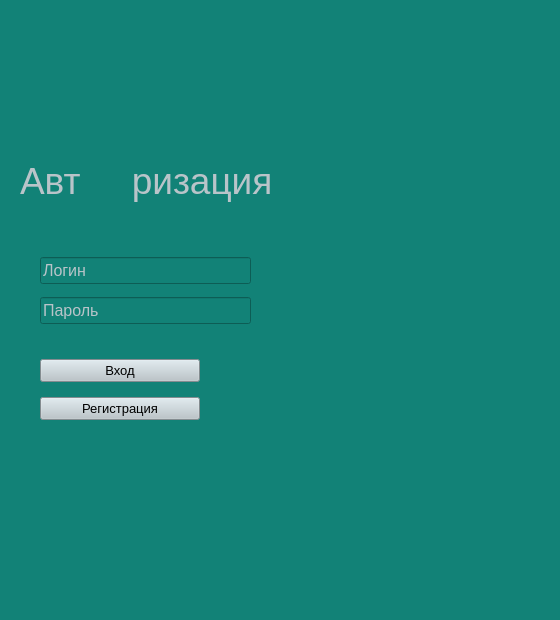
<?xml version="1.0" encoding="UTF-8"?>
<ui version="4.0">
 <class>MainWindow</class>
 <widget class="QMainWindow" name="MainWindow">
  <property name="geometry">
   <rect>
    <x>0</x>
    <y>0</y>
    <width>560</width>
    <height>620</height>
   </rect>
  </property>
  <property name="windowTitle">
   <string>MainWindow</string>
  </property>
  <property name="styleSheet">
   <string notr="true">background-color:rgb(18, 130, 119)</string>
  </property>
  <widget class="QWidget" name="centralwidget">
   <widget class="QWidget" name="verticalLayoutWidget">
    <property name="geometry">
     <rect>
      <x>40</x>
      <y>350</y>
      <width>160</width>
      <height>80</height>
     </rect>
    </property>
    <layout class="QVBoxLayout" name="verticalLayout">
     <item>
      <widget class="QPushButton" name="button_entry">
       <property name="font">
        <font>
         <pointsize>10</pointsize>
        </font>
       </property>
       <property name="styleSheet">
        <string notr="true">background-color:  rgb(185, 196, 201)</string>
       </property>
       <property name="text">
        <string>Вход</string>
       </property>
      </widget>
     </item>
     <item>
      <widget class="QPushButton" name="button_registory">
       <property name="font">
        <font>
         <pointsize>10</pointsize>
        </font>
       </property>
       <property name="styleSheet">
        <string notr="true">background-color:  rgb(185, 196, 201)</string>
       </property>
       <property name="text">
        <string>Регистрация</string>
       </property>
      </widget>
     </item>
    </layout>
   </widget>
   <widget class="QWidget" name="verticalLayoutWidget_2">
    <property name="geometry">
     <rect>
      <x>40</x>
      <y>250</y>
      <width>211</width>
      <height>81</height>
     </rect>
    </property>
    <layout class="QVBoxLayout" name="verticalLayout_2">
     <item>
      <widget class="QLineEdit" name="Login">
       <property name="font">
        <font>
         <pointsize>12</pointsize>
        </font>
       </property>
       <property name="styleSheet">
        <string notr="true">color:  rgb(185, 196, 201)</string>
       </property>
       <property name="text">
        <string>Логин</string>
       </property>
      </widget>
     </item>
     <item>
      <widget class="QLineEdit" name="Password">
       <property name="font">
        <font>
         <pointsize>12</pointsize>
        </font>
       </property>
       <property name="styleSheet">
        <string notr="true">color:  rgb(185, 196, 201)</string>
       </property>
       <property name="text">
        <string>Пароль</string>
       </property>
      </widget>
     </item>
    </layout>
   </widget>
   <widget class="QLabel" name="label_authorization">
    <property name="enabled">
     <bool>true</bool>
    </property>
    <property name="geometry">
     <rect>
      <x>20</x>
      <y>150</y>
      <width>291</width>
      <height>61</height>
     </rect>
    </property>
    <property name="font">
     <font>
      <pointsize>28</pointsize>
      <weight>50</weight>
      <italic>false</italic>
      <bold>false</bold>
      <underline>false</underline>
      <strikeout>false</strikeout>
      <kerning>true</kerning>
     </font>
    </property>
    <property name="styleSheet">
     <string notr="true">color:  rgb(185, 196, 201)</string>
    </property>
    <property name="text">
     <string>Авт     ризация</string>
    </property>
   </widget>
  </widget>
  <widget class="QMenuBar" name="menubar">
   <property name="geometry">
    <rect>
     <x>0</x>
     <y>0</y>
     <width>560</width>
     <height>21</height>
    </rect>
   </property>
  </widget>
  <widget class="QStatusBar" name="statusbar"/>
 </widget>
 <resources/>
 <connections/>
</ui>
